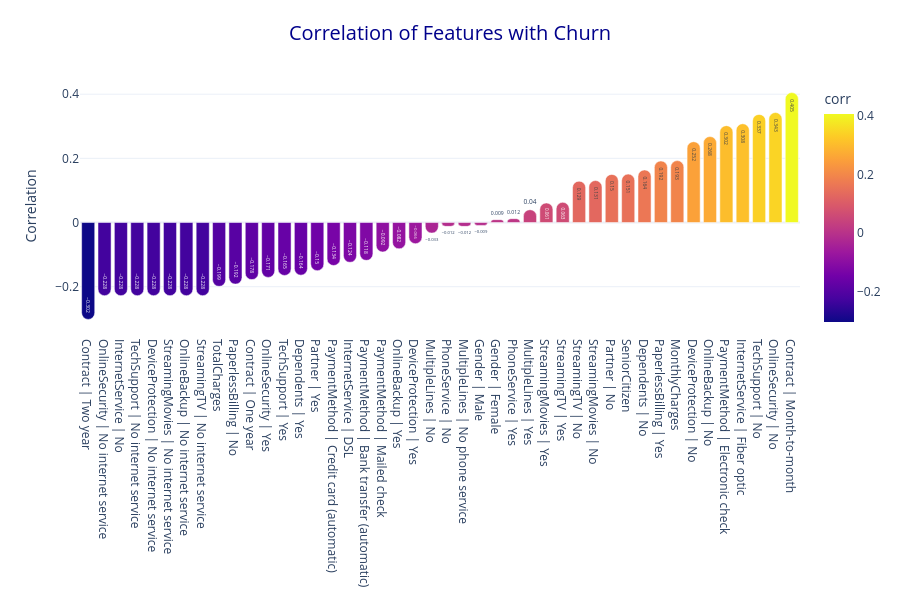

Notebook source saved alongside this figure:
### Markdown cell above
Question: How does each feature correlate with the likelihood of the event occurring?

### Code cell
main_eda['fig_bar_corr']

### Figure 1 — Plotly figure (JSON) as saved in the notebook; plotly's stock layout.template omitted (floating-point values rounded to 4 significant figures)
{"data": [{"alignmentgroup": "True", "hovertemplate": "index=%{x}<br>corr=%{marker.color}<extra></extra>", "legendgroup": "", "marker": {"color": [-0.302, -0.228, -0.228, -0.228, -0.228, -0.228, -0.228, -0.228, -0.199, -0.192, -0.178, -0.171, -0.165, -0.164, -0.15, -0.134, -0.124, -0.118, -0.092, -0.082, -0.066, -0.033, -0.012, -0.012, -0.009, 0.009, 0.012, 0.04, 0.061, 0.063, 0.129, 0.131, 0.15, 0.151, 0.164, 0.192, 0.193, 0.252, 0.268, 0.302, 0.308, 0.337, 0.343, 0.405], "coloraxis": "coloraxis", "pattern": {"shape": ""}}, "name": "", "offsetgroup": "", "orientation": "v", "showlegend": false, "textposition": "auto", "texttemplate": "%{y}", "type": "bar", "x": ["Contract | Two year", "OnlineSecurity | No internet service", "InternetService | No", "TechSupport | No internet service", "DeviceProtection | No internet service", "StreamingMovies | No internet service", "OnlineBackup | No internet service", "StreamingTV | No internet service", "TotalCharges", "PaperlessBilling | No", "Contract | One year", "OnlineSecurity | Yes", "TechSupport | Yes", "Dependents | Yes", "Partner | Yes", "PaymentMethod | Credit card (automatic)", "InternetService | DSL", "PaymentMethod | Bank transfer (automatic)", "PaymentMethod | Mailed check", "OnlineBackup | Yes", "DeviceProtection | Yes", "MultipleLines | No", "PhoneService | No", "MultipleLines | No phone service", "Gender | Male", "Gender | Female", "PhoneService | Yes", "MultipleLines | Yes", "StreamingMovies | Yes", "StreamingTV | Yes", "StreamingTV | No", "StreamingMovies | No", "Partner | No", "SeniorCitizen", "Dependents | No", "PaperlessBilling | Yes", "MonthlyCharges", "DeviceProtection | No", "OnlineBackup | No", "PaymentMethod | Electronic check", "InternetService | Fiber optic", "TechSupport | No", "OnlineSecurity | No", "Contract | Month-to-month"], "xaxis": "x", "y": [-0.302, -0.228, -0.228, -0.228, -0.228, -0.228, -0.228, -0.228, -0.199, -0.192, -0.178, -0.171, -0.165, -0.164, -0.15, -0.134, -0.124, -0.118, -0.092, -0.082, -0.066, -0.033, -0.012, -0.012, -0.009, 0.009, 0.012, 0.04, 0.061, 0.063, 0.129, 0.131, 0.15, 0.151, 0.164, 0.192, 0.193, 0.252, 0.268, 0.302, 0.308, 0.337, 0.343, 0.405], "yaxis": "y"}], "layout": {"barcornerradius": 15, "barmode": "relative", "coloraxis": {"colorbar": {"title": {"text": "corr"}}, "colorscale": [[0, "#0d0887"], [0.1111, "#46039f"], [0.2222, "#7201a8"], [0.3333, "#9c179e"], [0.4444, "#bd3786"], [0.5556, "#d8576b"], [0.6667, "#ed7953"], [0.7778, "#fb9f3a"], [0.8889, "#fdca26"], [1, "#f0f921"]]}, "height": 600, "legend": {"tracegroupgap": 0}, "title": {"text": "Correlation of Features with Churn"}, "xaxis": {"anchor": "y", "domain": [0, 1], "title": {}}, "yaxis": {"anchor": "x", "domain": [0, 1], "title": {"text": "Correlation"}}}}
